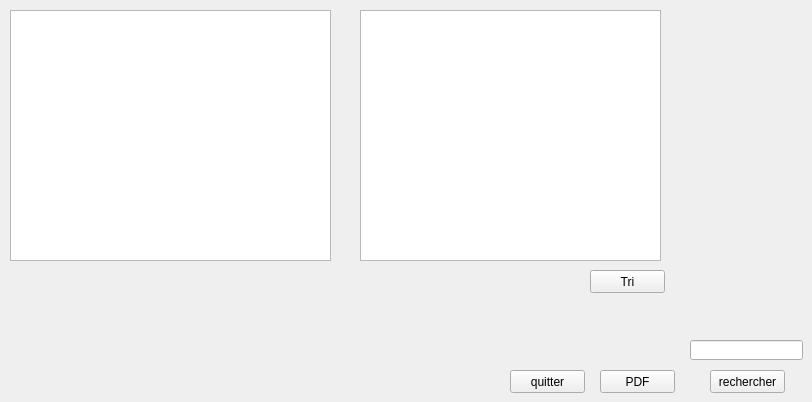
      <widget class="QWidget" name="tab_2">
       <attribute name="title">
        <string>Afficher Personnel</string>
       </attribute>
       <widget class="QTableView" name="tab_Personnel">
        <property name="geometry">
         <rect>
          <x>10</x>
          <y>10</y>
          <width>321</width>
          <height>251</height>
         </rect>
        </property>
        <property name="styleSheet">
         <string notr="true">font: 10pt &quot;Myanmar Text&quot;;</string>
        </property>
       </widget>
       <widget class="QTableView" name="tab_tri">
        <property name="geometry">
         <rect>
          <x>360</x>
          <y>10</y>
          <width>301</width>
          <height>251</height>
         </rect>
        </property>
       </widget>
       <widget class="QPushButton" name="pb_tri">
        <property name="geometry">
         <rect>
          <x>590</x>
          <y>270</y>
          <width>75</width>
          <height>23</height>
         </rect>
        </property>
        <property name="text">
         <string>Tri</string>
        </property>
       </widget>
       <widget class="QPushButton" name="pb_recherche">
        <property name="geometry">
         <rect>
          <x>710</x>
          <y>370</y>
          <width>75</width>
          <height>23</height>
         </rect>
        </property>
        <property name="text">
         <string>rechercher</string>
        </property>
       </widget>
       <widget class="QLineEdit" name="le_ch">
        <property name="geometry">
         <rect>
          <x>690</x>
          <y>340</y>
          <width>113</width>
          <height>20</height>
         </rect>
        </property>
       </widget>
       <widget class="QPushButton" name="pdf_bo">
        <property name="geometry">
         <rect>
          <x>600</x>
          <y>370</y>
          <width>75</width>
          <height>23</height>
         </rect>
        </property>
        <property name="text">
         <string>PDF</string>
        </property>
       </widget>
       <widget class="QPushButton" name="pushButton_66">
        <property name="geometry">
         <rect>
          <x>510</x>
          <y>370</y>
          <width>75</width>
          <height>23</height>
         </rect>
        </property>
        <property name="text">
         <string>quitter</string>
        </property>
       </widget>
      </widget>
